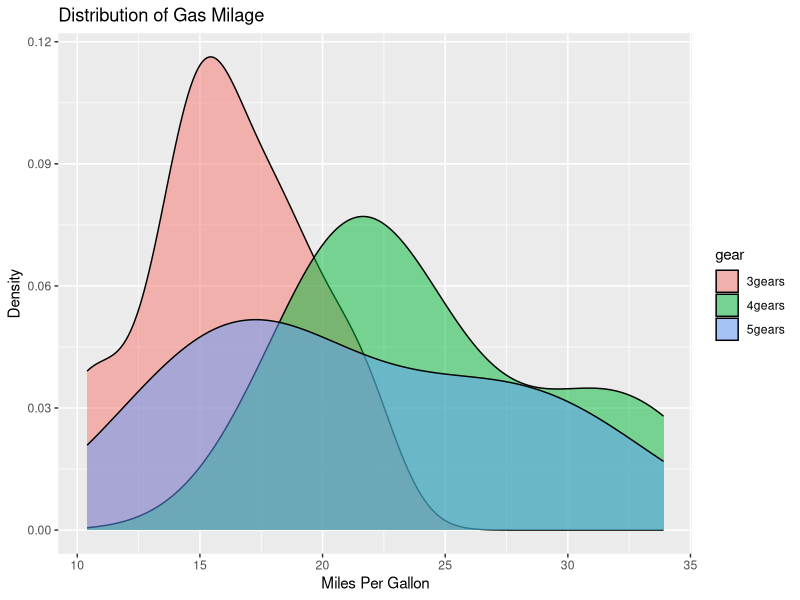
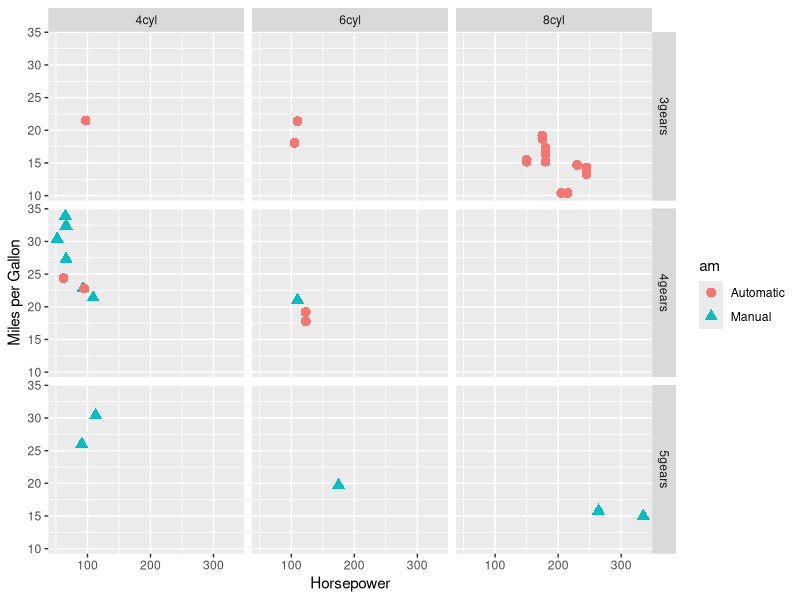
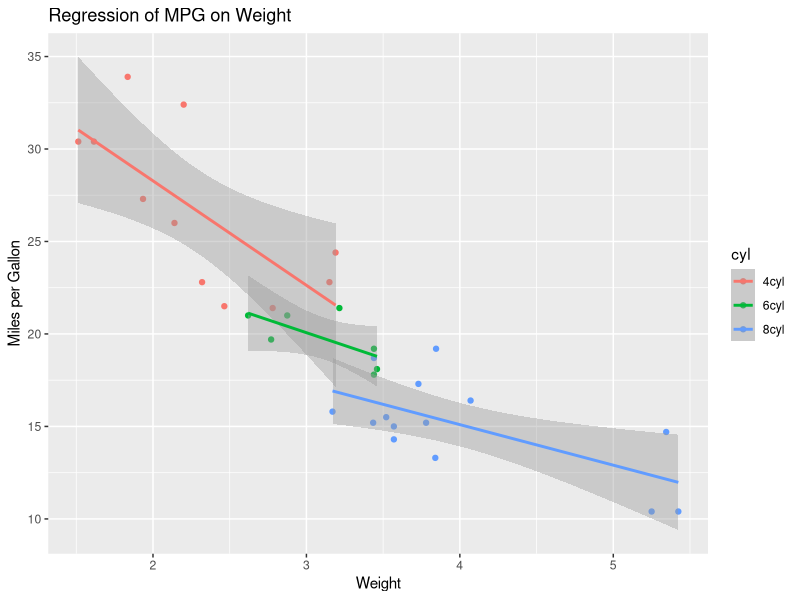
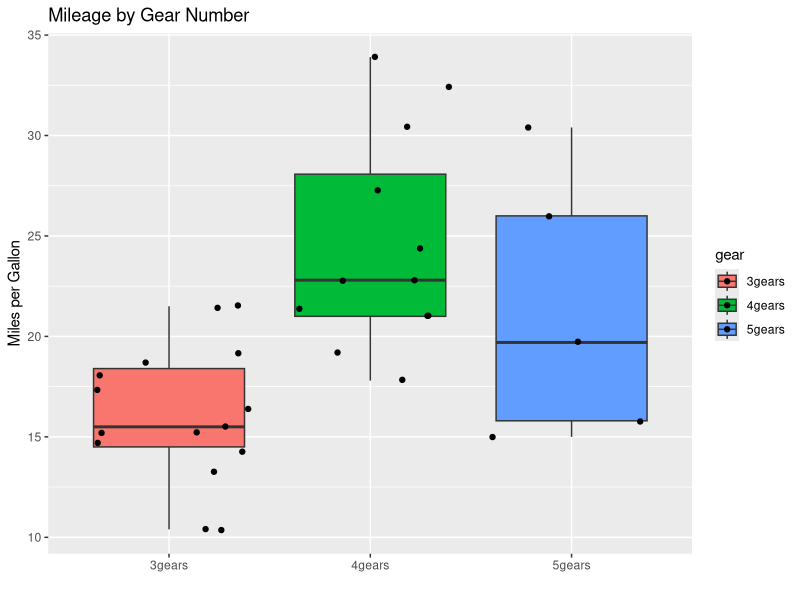

The R source for these figures, in order:
# http://www.statmethods.net/advgraphs/ggplot2.html
# ggplot2 examples

library(ggplot2) 

# create factors with value labels 
mtcars$gear <- factor(mtcars$gear,levels=c(3,4,5), labels=c("3gears","4gears","5gears")) 
mtcars$am <- factor(mtcars$am,levels=c(0,1), labels=c("Automatic","Manual")) 
mtcars$cyl <- factor(mtcars$cyl,levels=c(4,6,8), labels=c("4cyl","6cyl","8cyl")) 

# Kernel density plots for mpg
# grouped by number of gears (indicated by color)
##################################################################
qplot(mpg, data=mtcars, geom="density", fill=gear, alpha=I(.5), 
   main="Distribution of Gas Milage", 
   xlab="Miles Per Gallon", 
   ylab="Density")

# Scatterplot of mpg vs. hp for each combination of gears and cylinders
# in each facet, transmittion type is represented by shape and color
qplot(hp, mpg, data=mtcars, shape=am, color=am, facets=gear~cyl, size=I(3),
   xlab="Horsepower", ylab="Miles per Gallon") 


# Separate regressions of mpg on weight for each number of cylinders
qplot(wt, mpg, data=mtcars, geom=c("point", "smooth"), 
   method="lm", formula=y~x, color=cyl, 
   main="Regression of MPG on Weight", 
   xlab="Weight", ylab="Miles per Gallon")

#####################################################################
# Boxplots of mpg by number of gears 
# observations (points) are overlayed and jittered
qplot(gear, mpg, data=mtcars, geom=c("boxplot", "jitter"), 
   fill=gear, main="Mileage by Gear Number",
   xlab="", ylab="Miles per Gallon")
   
